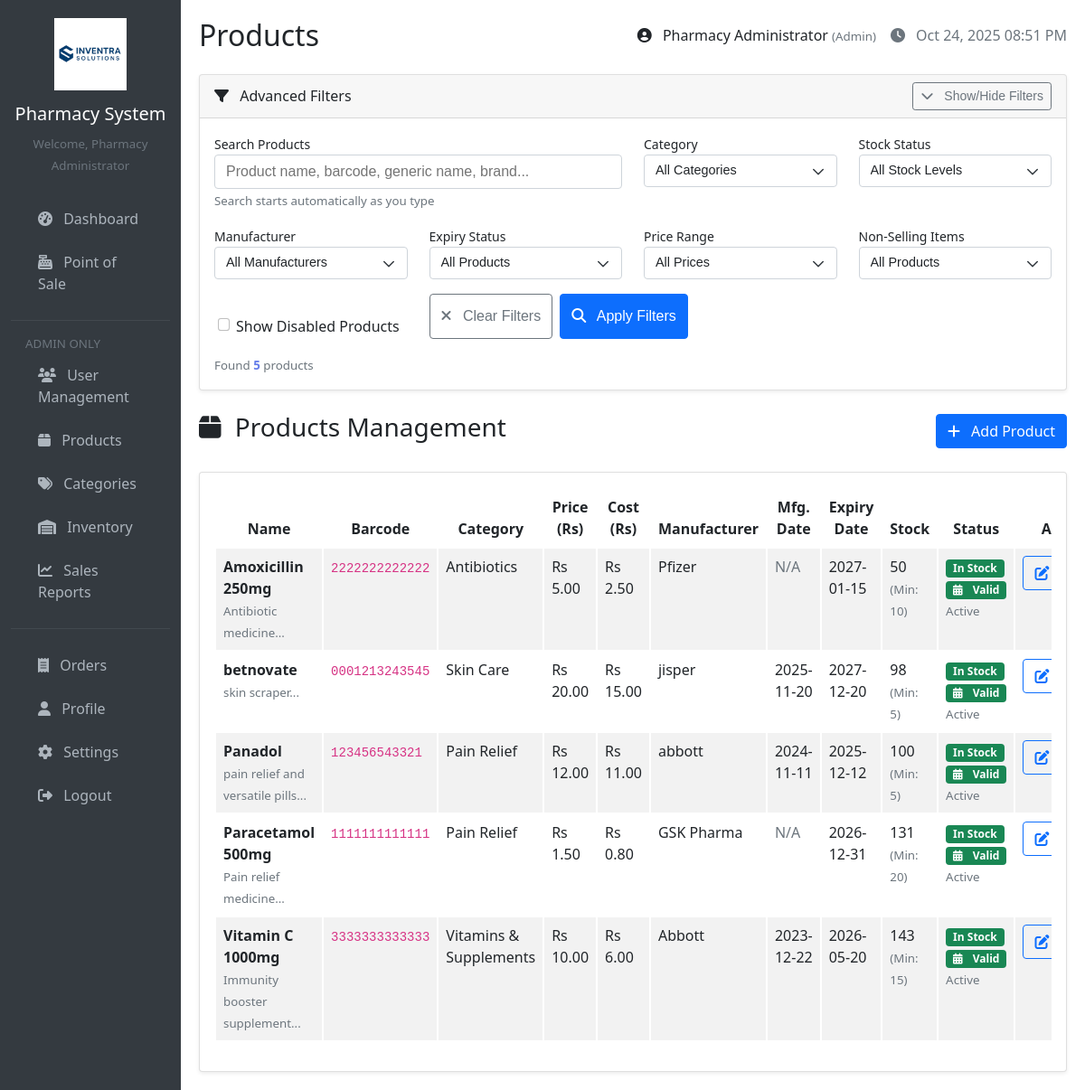
/pages/products.php (signed in), run on the app's committed database.
### tables this page shows
CREATE TABLE `products` (
  `id` int(11) NOT NULL,
  `name` varchar(200) NOT NULL,
  `barcode` varchar(100) DEFAULT NULL,
  `category_id` int(11) DEFAULT NULL,
  `price` decimal(10,2) NOT NULL,
  `cost` decimal(10,2) NOT NULL,
  `stock_quantity` int(11) DEFAULT 0,
  `min_stock_level` int(11) DEFAULT 5,
  `expiry_date` date NOT NULL,
  `manufacturing_date` date DEFAULT NULL,
  `manufacturer` varchar(255) NOT NULL,
  `description` text DEFAULT NULL,
  `created_at` timestamp NOT NULL DEFAULT current_timestamp(),
  `updated_at` timestamp NOT NULL DEFAULT current_timestamp() ON UPDATE current_timestamp(),
  `is_active` tinyint(1) NOT NULL DEFAULT 1,
  `is_deleted` tinyint(1) DEFAULT 0,
  `deleted_at` timestamp NULL DEFAULT NULL,
  `deleted_by` int(11) DEFAULT NULL
);

CREATE TABLE `categories` (
  `id` int(11) NOT NULL,
  `name` varchar(100) NOT NULL,
  `description` text DEFAULT NULL,
  `created_at` timestamp NOT NULL DEFAULT current_timestamp(),
  `updated_at` timestamp NOT NULL DEFAULT current_timestamp() ON UPDATE current_timestamp()
);

### config/database.php (called while the page is built, shortened)
<?php
function getConnection() {
    $connection = new mysqli(DB_HOST, DB_USER, DB_PASS, DB_NAME);
    $connection->set_charset("utf8");
    return $connection;
}
function executeQuery($query, $types = '', $params = []) {
    $conn = getConnection();
    $stmt = $conn->prepare($query);
    $stmt->execute();
    $result = $stmt->get_result();
    if ($result) {
        $data = $result->fetch_all(MYSQLI_ASSOC);
        return $data;
    }
    return false;
}
?>

### includes/functions.php (called while the page is built, shortened)
<?php
function formatCurrency($amount) {
    return 'Rs ' . number_format($amount, 2);
}
function sanitizeInput($data) {
    return htmlspecialchars(trim($data), ENT_QUOTES, 'UTF-8');
}
?>

### pages/products.php (the view, shortened to what this page needs)
<?php
function getExpiryStatus($expiryDate) {
    $expiry = strtotime($expiryDate);
    $today = strtotime(date('Y-m-d'));
    $daysUntilExpiry = floor(($expiry - $today) / (60 * 60 * 24));
    if ($daysUntilExpiry < 0) {
        return ['status' => 'expired', 'class' => 'bg-danger', 'text' => 'Expired'];
    } elseif ($daysUntilExpiry <= 30) {
        return ['status' => 'expiring', 'class' => 'bg-warning', 'text' => $daysUntilExpiry . ' days'];
    } else {
        return ['status' => 'valid', 'class' => 'bg-success', 'text' => 'Valid'];
    }
}
require_once '../includes/header.php';
$action = isset($_GET['action']) ? $_GET['action'] : 'list';
if ($action == 'list') {
    $show_disabled = isset($_GET['show_disabled']) && $_GET['show_disabled'] == '1' ? 1 : 0;
    $whereParts = [];
    $params = [];
    $types = '';
    if ($show_disabled) {
        $whereParts[] = "p.is_active = 0";
    } else {
        $whereParts[] = "p.is_active = 1";
    }
    $whereClause = '';
    if (!empty($whereParts)) {
        $whereClause = "WHERE " . implode(" AND ", $whereParts);
    }
    $nonSellingJoin = '';
    $query = "SELECT p.*, c.name as category_name
              FROM products p
              LEFT JOIN categories c ON p.category_id = c.id
              $nonSellingJoin
              $whereClause
              ORDER BY p.name";
    $products = executeQuery($query, $types, $params);
}
?>
<?php if ($action == 'list'): ?>
    <div class="card mb-4">
        <div class="card-header d-flex justify-content-between align-items-center">
            <h6 class="card-title mb-0">
                <i class="fas fa-filter"></i> Advanced Filters
            </h6>
            <button type="button" class="btn btn-sm btn-outline-secondary" id="toggleFilters">
                <i class="fas fa-chevron-down"></i> Show/Hide Filters
            </button>
        </div>
        <div class="card-body" id="filtersSection">
            <form method="GET" id="searchForm">
                <div class="row g-3 mb-3">
                    <div class="col-md-6">
                        <label class="form-label">Search Products</label>
                        <input
                            type="text"
                            name="search"
                            id="searchInput"
                            class="form-control"
                            placeholder="Product name, barcode, generic name, brand..."
                            value="<?php echo isset($_GET['search']) ? sanitizeInput($_GET['search']) : ''; ?>"
                            autocomplete="off"
                        >
                        <small class="text-muted">Search starts automatically as you type</small>
                    </div>
                    <div class="col-md-3">
                        <label class="form-label">Category</label>
                        <select name="category" class="form-select filter-select" id="categoryFilter">
                            <option value="">All Categories</option>
                        </select>
                    </div>
                    <div class="col-md-3">
                        <label class="form-label">Stock Status</label>
                        <select name="stock_status" class="form-select filter-select" id="stockStatusFilter">
                            <option value="">All Stock Levels</option>
                        </select>
                    </div>
                </div>
                <div class="row g-3 mb-3">
                    <div class="col-md-3">
                        <label class="form-label">Manufacturer</label>
                        <select name="manufacturer" class="form-select filter-select" id="manufacturerFilter">
                            <option value="">All Manufacturers</option>
                        </select>
                    </div>
                    <div class="col-md-3">
                        <label class="form-label">Expiry Status</label>
                        <select name="expiry_status" class="form-select filter-select" id="expiryStatusFilter">
                            <option value="">All Products</option>
                        </select>
                    </div>
                    <div class="col-md-3">
                        <label class="form-label">Price Range</label>
                        <select name="price_range" class="form-select filter-select" id="priceRangeFilter">
                            <option value="">All Prices</option>
                        </select>
                    </div>
                    <div class="col-md-3">
                        <label class="form-label">Non-Selling Items</label>
                        <select name="non_selling" class="form-select filter-select" id="nonSellingFilter">
                            <option value="">All Products</option>
                        </select>
                    </div>
                </div>
                <div class="row g-3">
                    <div class="col-md-3">
                        <div class="form-check mt-4">
                            <input class="form-check-input" type="checkbox" value="1" id="showDisabled" name="show_disabled"
                                <?php echo isset($_GET['show_disabled']) && $_GET['show_disabled'] == '1' ? 'checked' : ''; ?>>
                            <label class="form-check-label" for="showDisabled">
                                Show Disabled Products
                            </label>
                        </div>
                    </div>
                    <div class="col-md-9 d-flex align-items-end justify-content-end gap-2">
                        <button type="button" class="btn btn-outline-secondary" id="clearFilters">
                            <i class="fas fa-times"></i> Clear Filters
                        </button>
                        <button type="submit" class="btn btn-primary">
                            <i class="fas fa-search"></i> Apply Filters
                        </button>
                    </div>
                </div>
            </form>
            <div class="mt-3 pt-3 border-top">
                <small class="text-muted" id="resultsCount">
                    <?php
                    $totalProducts = is_array($products) ? count($products) : 0;
                    echo "Found <strong>$totalProducts</strong> products";
                    ?>
                </small>
            </div>
        </div>
    </div>
    <div class="d-flex justify-content-between align-items-center mb-4">
        <h3><i class="fas fa-box"></i> Products Management</h3>
        <a href="?action=add" class="btn btn-primary">
            <i class="fas fa-plus"></i> Add Product
        </a>
    </div>
    <div class="card">
        <div class="card-body">
            <div class="table-responsive">
                <table class="table table-striped" id="productsTable">
                    <thead>
                        <tr>
                            <th>Name</th>
                            <th>Barcode</th>
                            <th>Category</th>
                            <th>Price (Rs)</th>
                            <th>Cost (Rs)</th>
                            <th>Manufacturer</th>
                            <th>Mfg. Date</th>
                            <th>Expiry Date</th>
                            <th>Stock</th>
                            <th>Status</th>
                            <th>Actions</th>
                        </tr>
                    </thead>
                    <tbody id="productsTableBody">
                        <?php if (empty($products)): ?>
                            <tr>
                                <td colspan="11" class="text-center py-4">
                                    <i class="fas fa-box fa-3x text-muted mb-3"></i>
                                    <h5 class="text-muted">
                                        <?php echo (isset($_GET['search']) || isset($_GET['category']) || isset($_GET['show_disabled'])) ? 'No products found' : 'No products added yet'; ?>
                                    </h5>
                                    <?php if (isset($_GET['search']) || isset($_GET['category']) || isset($_GET['show_disabled'])): ?>
                                        <p class="text-muted">Try adjusting your search terms or filters</p>
                                        <a href="?action=list" class="btn btn-outline-primary me-2">Clear Filters</a>
                                    <?php endif; ?>
                                    <a href="?action=add" class="btn btn-primary">Add Product</a>
                                </td>
                            </tr>
                        <?php else: ?>
                            <?php foreach ($products as $prod): ?>
                                <tr class="product-row <?php echo $prod['stock_quantity'] <= 0 ? 'table-danger' : ($prod['stock_quantity'] <= $prod['min_stock_level'] ? 'table-warning' : ''); ?>">
                                    <td>
                                        <strong><?php echo sanitizeInput($prod['name']); ?></strong>
                                        <?php if ($prod['description']): ?>
                                            <br><small class="text-muted"><?php echo sanitizeInput(substr($prod['description'], 0, 50)); ?>...</small>
                                        <?php endif; ?>
                                    </td>
                                    <td><code><?php echo sanitizeInput($prod['barcode']); ?></code></td>
                                    <td><?php echo $prod['category_name'] ? sanitizeInput($prod['category_name']) : '<span class="text-muted">Uncategorized</span>'; ?></td>
                                    <td><?php echo formatCurrency($prod['price']); ?></td>
                                    <td><?php echo formatCurrency($prod['cost']); ?></td>
                                    <td><?php echo sanitizeInput($prod['manufacturer']); ?></td>
                                    <td><?php echo !empty($prod['manufacturing_date']) ? date('Y-m-d', strtotime($prod['manufacturing_date'])) : '<span class="text-muted">N/A</span>'; ?></td>
                                    <td><?php echo !empty($prod['expiry_date']) ? date('Y-m-d', strtotime($prod['expiry_date'])) : '<span class="text-muted">N/A</span>'; ?></td>
                                    <td>
                                        <span class="stock-quantity" data-min-stock="<?php echo $prod['min_stock_level']; ?>">
                                            <?php echo $prod['stock_quantity']; ?>
                                        </span>
                                        <small class="text-muted">(Min: <?php echo $prod['min_stock_level']; ?>)</small>
                                    </td>
                                    <td>
                                        <?php if ($prod['is_active']): ?>
                                            <?php if ($prod['stock_quantity'] <= 0): ?>
                                                <span class="badge bg-danger">Out of Stock</span>
                                            <?php elseif ($prod['stock_quantity'] <= $prod['min_stock_level']): ?>
                                                <span class="badge bg-warning">Low Stock</span>
                                            <?php else: ?>
                                                <span class="badge bg-success">In Stock</span>
                                            <?php endif; ?>
                                            <br>
                                            <?php
                                            $expiryStatus = getExpiryStatus($prod['expiry_date']);
                                            if ($expiryStatus['status'] !== 'none'):
                                            ?>
                                                <span class="badge <?php echo $expiryStatus['class']; ?> mt-1">
                                                    <i class="fas fa-calendar-alt"></i> <?php echo $expiryStatus['text']; ?>
                                                </span>
                                                <br>
                                            <?php endif; ?>
                                            <small class="text-muted">Active</small>
                                        <?php else: ?>
                                            <span class="badge bg-secondary">Disabled</span>
                                        <?php endif; ?>
                                    </td>
                                    <td>
                                        <div class="btn-group btn-group-sm">
                                            <a href="?action=edit&id=<?php echo $prod['id']; ?>" class="btn btn-outline-primary">
                                                <i class="fas fa-edit"></i>
                                            </a>
                                        </div>
                                    </td>
                                </tr>
                            <?php endforeach; ?>
                        <?php endif; ?>
                    </tbody>
                </table>
            </div>
        </div>
    </div>
<?php endif; ?>
<?php require_once '../includes/footer.php'; ?>

### pages/products.php (style rules this page uses)
.filter-select { font-size: 0.9rem; }
#filtersSection { transition: all 0.3s ease; }
.form-label { font-weight: 500; font-size: 0.875rem; margin-bottom: 0.25rem; }
.badge { font-size: 0.75rem; padding: 0.25rem 0.5rem; }
#resultsCount strong { color: #667eea; }

### data on the page
products: name "Amoxicillin 250mg", description "Antibiotic medicine", barcode "2222222222222", category.name "Antibiotics", price "Rs 5.00", cost "Rs 2.50", manufacturer "Pfizer", shows "N/A", expiry_date "2027-01-15", stock_quantity "50", min_stock_level "10", shows "In Stock", expiry_date "Valid"
products: name "betnovate", description "skin scraper", barcode "0001213243545", category.name "Skin Care", price "Rs 20.00", cost "Rs 15.00", manufacturer "jisper", manufacturing_date "2025-11-20", expiry_date "2027-12-20", stock_quantity "98", min_stock_level "5", shows "In Stock", expiry_date "Valid"
products: name "Panadol", description "pain relief and versatile pills", barcode "123456543321", category.name "Pain Relief", price "Rs 12.00", cost "Rs 11.00", manufacturer "abbott", manufacturing_date "2024-11-11", expiry_date "2025-12-12", stock_quantity "100", min_stock_level "5", shows "In Stock", expiry_date "Valid"
products: name "Paracetamol 500mg", description "Pain relief medicine", barcode "1111111111111", category.name "Pain Relief", price "Rs 1.50", cost "Rs 0.80", manufacturer "GSK Pharma", shows "N/A", expiry_date "2026-12-31", stock_quantity "131", min_stock_level "20", shows "In Stock", expiry_date "Valid"
products: name "Vitamin C 1000mg", description "Immunity booster supplement", barcode "3333333333333", category.name "Vitamins & Supplements", price "Rs 10.00", cost "Rs 6.00", manufacturer "Abbott", manufacturing_date "2023-12-22", expiry_date "2026-05-20", stock_quantity "143", min_stock_level "15", shows "In Stock", expiry_date "Valid"

### other printed values
sanitizeInput($_SESSION['full_name']) "Pharmacy Administrator"
basename($_SERVER['PHP_SELF'], '.php') "Products"
$_SESSION['role'] "Admin"
$totalProducts "5"
